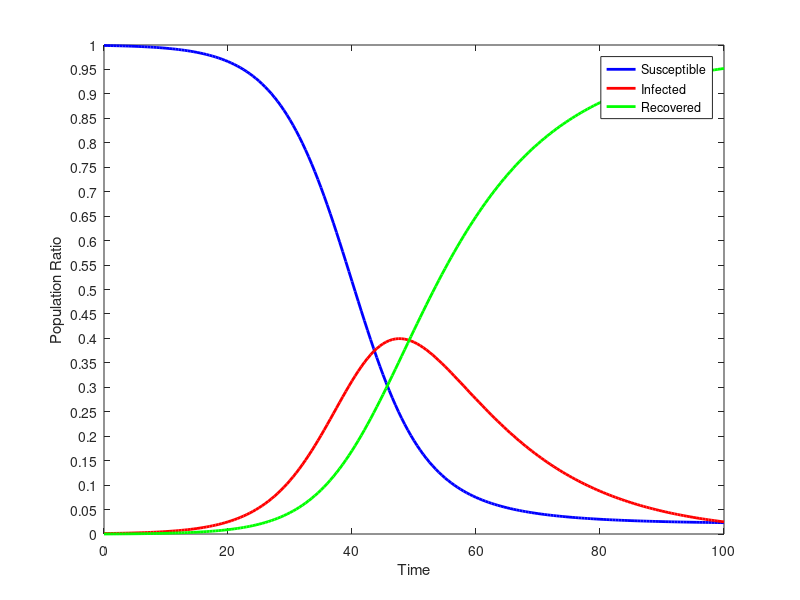

Source code (MATLAB):
dynamics = [
0.0,999.0,1.0,0.0;
0.5,998.875125,1.0915416666666666,0.03333333333333333;
1.0,998.75025,1.1830833333333333,0.06666666666666667;
1.5,998.6139607726582,1.2829878384529079,0.10305138888888889;
2.0,998.466260175791,1.3912523242089843,0.1424875;
2.5,998.3061089799185,1.508637258799797,0.18525376128176357;
3.0,998.1324691667792,1.6359019944653919,0.2316288387553964;
3.5,997.9442089428173,1.7738743098005514,0.2819167473820563;
4.0,997.740103080686,1.9234501054496969,0.336446813864236;
4.5,997.5188246313288,2.085599411146916,0.3955759575242544;
5.0,997.2789367180186,2.2613723209421677,0.4596909610392443;
5.5,997.0188836338612,2.4519054247279866,0.5292109414108082;
6.0,996.7369812608921,2.658428720332343,0.6045900187755471;
6.5,996.4314067597248,2.88227304067534,0.6863201995998133;
7.0,996.1001874825247,3.12487802719776,0.774934490277558;
7.5,995.7411890599515,3.3878006817484683,0.8710102583000694;
8.0,995.3521026113575,3.67272452943584,0.9751728592066614;
8.5,994.9304310264647,3.9814694249370164,1.088099548598277;
9.0,994.473474266129,4.316002034291605,1.2105236995794717;
9.5,993.978313629745,4.678447023177615,1.3432393470773722;
10.0,993.4417949374973,5.071098980948935,1.4871060815537591;
10.5,992.8605105771843,5.496435107156038,1.6430543156596795;
11.0,992.2307803679419,5.957128683700192,1.8120909483579775;
11.5,991.5486311970861,6.456063350983988,1.9953054519298454;
12.0,990.8097753917637,6.99634820018316,2.1938764080531854;
12.5,990.0095877944399,7.581333685807425,2.4090785197526516;
13.0,989.1430815208416,8.214628352732909,2.6422901264254235;
13.5,988.2048823911894,8.90011635952495,2.895001249285671;
14.0,987.1892020408931,9.641975764730192,3.168822194376768;
14.5,986.0898097358515,10.444697524454226,3.4654927396942665;
15.0,984.9000029406913,11.313105127456756,3.7868919318519394;
15.5,983.6125767163616,12.252374767637981,4.135048516000413;
16.0,982.219792057199,13.268055922551987,4.512152020248972;
16.5,980.7133433176876,14.366092169808754,4.920564512503571;
17.0,979.0843249265312,15.552842030213558,5.3628330432553035;
17.5,977.3231976412483,16.835099576502834,5.8417027822489285;
18.0,975.4197546612681,18.220114488809124,6.360130849922713;
18.5,973.3630879924286,19.715611171765268,6.921300835806141;
19.0,971.1415555418567,21.3298064727101,7.528637985433112;
19.5,968.7427495203808,23.07142545512719,8.185825024491955;
20.0,966.1534668407165,24.94971458570116,8.89681857358229;
20.5,963.3596823243722,26.974451586874554,9.665866088753196;
21.0,960.3465256689145,29.155951089475543,10.497523241609901;
21.5,957.0982632799638,31.505065092197096,11.396671627839053;
22.0,953.598286238545,34.033177097300076,12.368536664154904;
22.5,949.829105853012,36.75218864642651,13.418705500561474;
23.0,945.7723584336072,39.67449682925462,14.553144737138144;
23.5,941.4088211235852,42.8129611843958,15.778217692019027;
24.0,936.7184408191013,46.18085826123784,17.10070091966085;
24.5,931.6803784044248,49.791821969767796,18.527799625807376;
25.0,926.2730707111555,53.65976772099586,20.067161567848636;
25.5,920.4743127693756,57.798798263783475,21.726888966840896;
26.0,914.2613630418039,62.22308906732205,23.515547890874092;
26.5,907.6110744029598,66.94675109737325,25.442174499666876;
27.0,900.5000536250396,71.98366890638269,27.516277468577613;
27.5,892.9048520386303,77.34731212287956,29.747835838490055;
28.0,884.8021898248397,83.0505187064574,32.14729146870281;
28.5,876.1692160390066,89.10524875486126,34.72553520613213;
29.0,866.9838059368113,95.52230823350797,37.49388582968071;
29.5,857.2248964434979,102.31104276832603,40.464060788176084;
30.0,846.8728596504784,109.4790026202286,43.64813772929302;
30.5,835.9099130202153,117.03158115821414,47.058505821570556;
31.0,824.320563517631,124.97163057345759,50.70780590891151;
31.5,812.0920811643083,133.2990602215064,54.608858614185316;
32.0,799.2149955470545,142.01042481964487,58.77457963330057;
32.5,785.6836066429884,151.09851171632752,63.21788164068411;
33.0,771.4964990130048,160.55193851898952,67.9515624680056;
33.5,756.6570460575458,170.3547744172376,72.98817952521652;
34.0,741.1738887479019,180.48620044291522,78.33991080918284;
34.5,725.0613711988585,190.92022551138396,84.01840328975743;
35.0,708.3399138179075,201.62547621090454,90.03460997118793;
35.5,691.0363037555476,212.56507875621833,96.39861748823407;
36.0,673.1838822002068,223.696651104529,103.11946669526422;
36.5,654.8226089088063,234.9724217707222,110.2049693204715;
37.0,635.9989864055898,246.3394892371211,117.66152435728914;
37.5,616.7658296248992,257.7402319587876,125.49393841631321;
38.0,597.1818714415892,269.1128738341935,133.70525472421724;
38.5,577.3112004426173,280.39220376787256,142.29659578951015;
39.0,557.2225342394513,291.5104408432321,151.2670249173166;
39.5,536.9883392704536,302.3982290199674,160.61343170957903;
40.0,516.6838159449629,312.9857376506837,170.33044640435344;
40.5,496.3857755949931,323.2038370333213,180.4103873716857;
41.0,476.1714424367801,332.9853122698449,190.84324529337513;
41.5,456.1172190216472,342.2660744505337,201.6167065278192;
42.0,436.29745696492296,350.9863260982631,212.71621693681402;
42.5,416.7832757094437,359.0916382053911,224.12508608516515;
43.0,397.6414705211771,366.53389919038233,235.82463028844057;
43.5,378.9335468647879,373.27210157325845,247.79435156195362;
44.0,360.71491203104733,379.2729397673196,260.012148201633;
44.5,343.0342468566938,384.51120155589786,272.4545515874083;
45.0,325.93307121870316,388.9699458683112,285.0969829129856;
45.5,309.4455074144919,392.64046962065913,297.91402296484887;
46.0,293.59823628091294,395.52207589196104,310.8796878271259;
46.5,278.4106326117593,397.62166390709274,323.96770348114785;
47.0,263.8950596252537,398.95316769719966,337.15177267754655;
47.5,250.05729725168942,399.53687460719414,350.40582814111633;
48.0,236.89707600454733,399.3986569310962,363.7042670643563;
48.5,224.40868712746453,398.56914998793917,377.0221628845961;
49.0,212.58164037907454,397.0829081719593,390.335451448966;
49.5,201.40134291928666,394.9775672988158,403.6210897818973;
50.0,190.84977592107555,392.29303735796157,416.8571867209626;
50.5,180.9061493614538,389.07074500762286,430.0231056309231;
51.0,171.5475195770582,385.3529402134198,443.0995402095218;
51.5,162.7493582884931,381.1820766683975,456.06856504310923;
52.0,154.48606565657576,376.6002712932008,468.91366305022325;
52.5,146.73142336046863,371.648844367028,481.61973227250314;
53.0,139.45898658080796,366.3679387702487,494.17307464894316;
53.5,132.64241609027704,360.79621444854536,506.56136946117743;
54.0,126.25575340820228,354.9706125049452,518.7736340868524;
54.5,120.27364320811716,348.9261822234121,530.8001745684707;
55.0,114.67150794316933,342.69596373819513,542.6325283186355;
55.5,109.4256800498307,336.3109188907534,554.263401059416;
56.0,104.51349718384358,329.79990296546725,565.6865998506892;
56.5,99.9133658078681,323.18967037841765,576.8969638137143;
57.0,95.60479815414146,316.5049079332954,587.8902939125632;
57.5,91.56842718391101,309.7682898909119,598.6632829251771;
58.0,87.78600370419133,303.0005497728551,609.2134465229536;
58.5,84.2403793170962,296.2205644969198,619.539056185984;
59.0,80.91547839400471,289.44544709424946,629.6390745117459;
59.5,77.79626180466164,282.6906448670286,639.5130933283099;
60.0,74.86868470208697,275.970040399795,649.1612748981182;
60.5,72.11965027486144,269.29605333145287,658.5842963936858;
61.0,69.53696103212212,262.67974122753236,667.7832977403457;
61.5,67.10926888378901,256.130898264817,676.7598328513941;
62.0,64.8260250175806,249.65815075677432,685.5158242256451;
62.5,62.67743035244314,243.2690488130846,694.0535208344724;
63.0,60.65438716159292,236.97015364537566,702.3754591930315;
63.5,58.748452303606996,230.76712020959206,710.484427486801;
64.0,56.95179237298839,224.66477501869815,718.3834326083136;
64.5,55.257140978629195,218.66718907273767,726.0756699486333;
65.0,53.657758276080585,212.7777459413297,733.5644957825899;
65.5,52.14739281433151,206.99920510065422,740.8534020850145;
66.0,50.72024570705037,201.33376067655772,747.9459936163922;
66.5,49.37093709947055,195.78309578078236,754.8459671197473;
67.0,48.0944748731406,190.34843265122703,761.5570924756325;
67.5,46.88622550977402,185.03057882190086,768.0831956683253;
68.0,45.74188702086326,179.82996955577073,774.4281434233662;
68.5,44.657463840257265,174.74670677564666,780.5958293840963;
69.0,43.62924357145914,169.78059472591914,786.590161702622;
69.5,42.65377547907951,164.93117259244394,792.4150519284769;
70.0,41.72785061395393,160.19774430003883,798.0744050860076;
70.5,40.848483463296475,155.5794056976148,803.5721108390891;
71.0,40.012895020440965,151.07506933046903,808.9120356490904;
71.5,39.21849717283237,146.6834869881571,814.0980158390109;
72.0,38.4628783116666,142.4032702049739,819.1338514833599;
72.5,37.7437900716983,138.23290887867026,824.0233010496318;
73.0,37.05913511506367,134.1707881618058,828.7700767231308;
73.5,36.406955878349095,130.21520376923138,833.3778403524199;
74.0,35.78542420747624,126.36437583471073,837.8501999578134;
74.5,35.1928318101867,122.6164614396926,842.1907067501211;
75.0,34.627581460942,118.96956592778034,846.4028526112781;
75.5,34.0881788978661,115.42175310953317,850.4900679926012;
76.0,33.57322535592391,111.97105445388263,854.4557201901939;
76.5,33.08141068483599,108.61547735465274,858.3031119605117;
77.0,32.61150700427095,105.35301255342173,862.0354804423079;
77.5,32.16236285263358,102.18164079323732,865.6559963541296;
78.0,31.732897789282674,99.09933877147414,869.1677634392436;
78.5,31.322097413273923,96.10408445437493,872.5738181323514;
79.0,30.9290087647463,93.19386181052005,875.8771294247339;
79.5,30.552736077859663,90.36666501559424,879.0805989065464;
80.0,30.192436856764857,87.62050217633833,882.187060966897;
80.5,29.84731824845767,84.95339861745909,885.1992831340834;
81.0,29.51663368854304,82.36339977149578,888.1199665399614;
81.5,29.19967979794012,79.8485737081834,890.9517464938767;
82.0,28.895793510390376,77.40701333668332,893.6971931529266;
82.5,28.604349412315173,75.03683831115235,896.3588122765327;
83.0,28.324757278111065,72.73619666746701,898.9390460544222;
83.5,28.05645978538007,70.50326621649289,901.4402739981273;
84.0,27.798930395887737,68.33625571706969,903.8648138870428;
84.5,27.551671389220132,66.23340584985422,906.2149227609259;
85.0,27.31421203719583,64.19299001130953,908.4927979514949;
85.5,27.086106908075294,62.213314945434895,910.7005781464901;
86.0,26.866934290516497,60.29272122928339,912.8403444802004;
86.5,26.656294728051762,58.42958362690028,914.9141216450482;
87.0,26.453809655618784,56.62231132502379,916.9238790193576;
87.5,26.259120130369297,54.869348062709946,918.871531806921;
88.0,26.071885649612682,53.169172165965826,920.7589421844218;
88.5,25.89178304933091,51.52029649749055,922.5879204531789;
89.0,25.718505477231474,49.92126833072447,924.3602261920444;
89.5,25.55176143478775,48.37066915658524,926.0775694086274;
90.0,25.391273883163535,46.86711443051868,927.7416116863182;
90.5,25.236779408322263,45.409253266807106,929.353967324871;
91.0,25.088027440994892,43.99576808645051,930.9162044725549;
91.5,24.944779527521064,42.62537422436415,932.4298462481152;
92.0,24.80680864789099,41.29681950111253,933.8963718509968;
92.5,24.673898577602927,40.00888376392183,935.3172176584757;
93.0,24.545843290211565,38.76037840127607,936.6937783085127;
93.5,24.42244639768728,37.550145835002944,938.0274077673101;
94.0,24.303520625923852,36.377058993390456,939.319420380686;
94.5,24.18888732293874,35.24002076854211,940.5710919085194;
95.0,24.078375997494163,34.137963460873635,941.7836605416325;
95.5,23.971823886040625,33.06984821337577,942.9583279005839;
96.0,23.869075546040676,32.034664438013266,944.0962600159463;
96.5,23.769982473877008,31.03142923639772,945.1985882897255;
97.0,23.67440274568162,30.05918681665932,946.2664104376593;
97.5,23.582200679545508,29.117007908248794,947.3007914122059;
98.0,23.493246517682337,28.20398917622331,948.3027643060944;
98.5,23.40741612722229,27.31925263640838,949.2733312363694;
99.0,23.324590718409922,26.461945072679985,950.2134642089102;
99.5,23.244656579066827,25.63123745747618,951.1241059634572;
100.0,23.167504824262664,24.82632437652434,952.0061707992131;
];
time = dynamics (:, 1);
susceptible = dynamics (:, 2);
infected = dynamics (:, 3);
recovered = dynamics (:, 4);
totalPopulation = susceptible(1) + infected(1) + recovered(1);
susceptibleRatio = susceptible ./ totalPopulation;
infectedRatio = infected ./ totalPopulation;
recoveredRatio = recovered ./ totalPopulation;
figure
plot (time, susceptibleRatio.', 'color', 'blue', 'linewidth', 2);
hold on
plot (time, infectedRatio.', 'color', 'red', 'linewidth', 2);
hold on
plot (time, recoveredRatio.', 'color', 'green', 'linewidth', 2);
set(gca,'YTick',0:0.05:1.0);
xlabel ('Time');
ylabel ('Population Ratio');
legend('Susceptible','Infected', 'Recovered');
